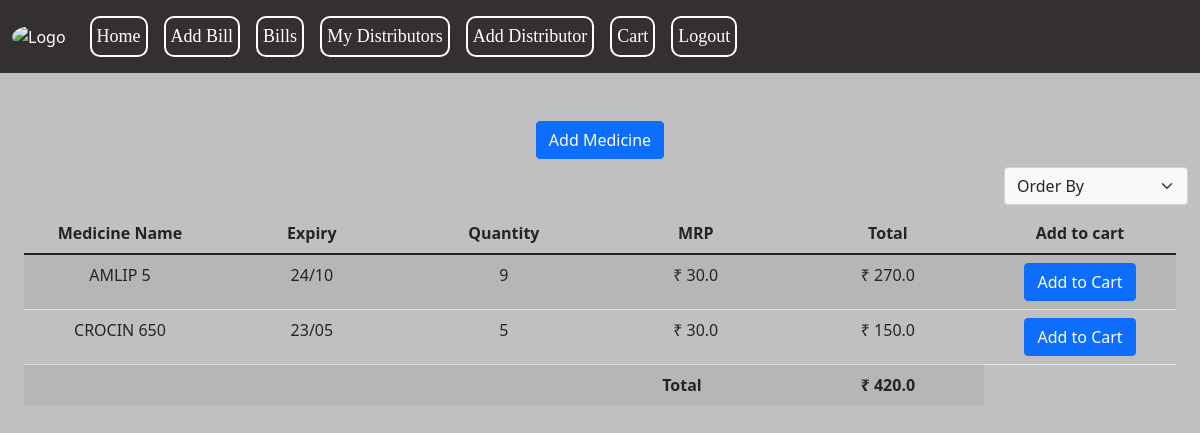
The page / (signed in) on the database its author committed.
### tables this page shows
CREATE TABLE med_details(
                        id INTEGER,
                        med_no INTEGER PRIMARY KEY AUTOINCREMENT,
                        med_name TEXT NOT NULL,
                        rate REAL,
                        mrp REAL NOT NULL,
                        expiry TEXT NOT NULL,
                        quantity INTEGER NOT NULL,
                        total REAL NOT NULL,
                        FOREIGN KEY(id) REFERENCES users(user_id)
                        );

### app.py (the view)
@app.route("/", methods=["GET", "POST"])
@login_required
def index():
    if not session.get("user_id"):
        return redirect("/login")
    else:
        conn = get_db_connection()
        c = conn.cursor()
        with conn:
            c.execute("""CREATE TABLE IF NOT EXISTS users (
                        user_id INTEGER PRIMARY KEY AUTOINCREMENT,
                        user_name TEXT UNIQUE NOT NULL,
                        hash TEXT NOT NULL
                        )""")
            c.execute("""CREATE TABLE IF NOT EXISTS distributor_info (
                        id INTEGER NOT NULL,
                        dist_id TEXT primary key,
                        dist_name TEXT UNIQUE NOT NULL,
                        contact_no TEXT NOT NULL,
                        FOREIGN KEY(id) REFERENCES users(user_id)
                        )""")
            c.execute("""CREATE TABLE IF NOT EXISTS bills (
                        id INTEGER,
                        invoice_no TEXT PRIMARY KEY,
                        dist_name TEXT NOT NULL,
                        date TEXT NOT NULL,
                        no_of_items INTEGER NOT NULL,
                        FOREIGN KEY(dist_name) REFERENCES distributor_info(dist_name),
                        FOREIGN KEY(id) REFERENCES users(user_id)
                        )""")
            c.execute("""CREATE TABLE IF NOT EXISTS med_details(
                        id INTEGER,
                        med_no INTEGER PRIMARY KEY AUTOINCREMENT,
                        med_name TEXT NOT NULL,
                        rate REAL,
                        mrp REAL NOT NULL,
                        expiry TEXT NOT NULL,
                        quantity INTEGER NOT NULL,
                        total REAL NOT NULL,
                        FOREIGN KEY(id) REFERENCES users(user_id)
                        )""")
            c.execute("""CREATE TABLE IF NOT EXISTS bill_info (
                        id INTEGER NOT NULL,
                        invoice_no TEXT,
                        med_name TEXT,
                        quantity INTEGER NOT NULL,
                        FOREIGN KEY(id) REFERENCES users(user_id),
                        FOREIGN KEY(invoice_no) REFERENCES bills(invoice_no),
                        FOREIGN KEY(med_name) REFERENCES med_details(med_name)
                        )""")
            c.execute("""CREATE TABLE IF NOT EXISTS cart (
                        id INTEGER NOT NULL,
                        med_name TEXT NOT NULL,
                        quantity INTEGER NOT NULL,
                        total REAL NOT NULL,
                        dist_name TEXT,
                        FOREIGN KEY(id) REFERENCES users(user_id)
                        )""")
        if request.form.get("orderBy"):
            print(request.form.get("orderBy"))
            qry = "SELECT med_name, expiry, quantity, mrp, med_no, total FROM med_details WHERE id = {} ORDER BY {}".format(session["user_id"], request.form.get("orderBy"))
            medicines = c.execute(qry).fetchall()
            total = c.execute("SELECT sum(total) FROM med_details WHERE id = ?", (session["user_id"], )).fetchone()[0]
            return render_template("index.html", medicines=medicines, total=total)
        else:
            medicines = c.execute("SELECT med_name, expiry, quantity, mrp, med_no, total FROM med_details WHERE id = ? ORDER BY med_name", (session["user_id"],)).fetchall()
            total = c.execute("SELECT sum(total) FROM med_details WHERE id = ?", (session["user_id"], )).fetchone()[0]
            return render_template("index.html", level="primary", medicines=medicines, total=total)

### app.py (called while the page is built)
def get_db_connection():
    conn = sqlite3.connect("shop.db")
    return conn

@app.after_request
def after_request(response):
    response.headers["Cache-Control"] = "no-cache, no-store, must-revalidate"
    response.headers["Expires"] = 0
    response.headers["Pragma"] = "no-cache"
    return response

### helpers.py (called while the page is built)
def login_required(f):
    @wraps(f)
    def decorated_function(*args, **kwargs):
        if session.get("user_id") is None:
            return redirect("/login")
        return f(*args, **kwargs)
    return decorated_function

### templates/index.html (shortened to what this page needs)
{% extends "layout.html" %}
{% block main %}
    <input type="button" class="btn btn-primary" onclick="addMed()" value="Add Medicine">
    <br>
    <div>
        <form action="/" method="post">
            <select name="orderBy" onchange='if(this.value != 0) { this.form.submit(); }' class="form-select w-auto ms-auto my-2 bg-light">
                <option selected disabled>Order By</option>
            </select>
        </form>
    </div>
    <div class="container-fluid">
        <table class="table table-striped">
            <thead>
                <tr>
                    <th style="width: 16.66%;">Medicine Name</th>
                    <th style="width: 16.66%;">Expiry</th>
                    <th style="width: 16.66%;">Quantity</th>
                    <th style="width: 16.66%;">MRP</th>
                    <th style="width: 16.66;">Total</th>
                    <th style="width: 16.66%;">Add to cart</th>
                </tr>
            </thead>
            <tbody>
                {% if medicines %}
                {% for medicine in medicines %}
                <tr>
                    <td>{{medicine[0]}}</td>
                    <td>{{medicine[1]}}</td>
                    <td>{{medicine[2]}}</td>
                    <td>₹ {{medicine[3]}}</td>
                    <td>₹ {{medicine[5]}}</td>
                    <td>
                        <button class="btn btn-primary" onclick="show_cart('addToCart{{medicine[4]}}')">Add to Cart</button>
                    </td>
                </tr>
                {% endfor %}
                <tr>
                    <td colspan="4" class="border-0 fw-bold text-end" style="padding-right: 90px;" >Total</td>
                    <td class="border-0 fw-bold">₹ {{ total }}</td>
                </tr>
                {% endif %}
            </tbody>
        </table>
    </div>
{% endblock %}

### static/styles.css (style rules this page uses)
body { background-color: #C0C0C0; }

### rows shown on the page
med_details: med_name "AMLIP 5", expiry "24/10", quantity "9", mrp "30.0", total "270.0"
med_details: med_name "CROCIN 650", expiry "23/05", quantity "5", mrp "30.0", total "150.0"

### other values the page prints
{{ total }} "420.0"
